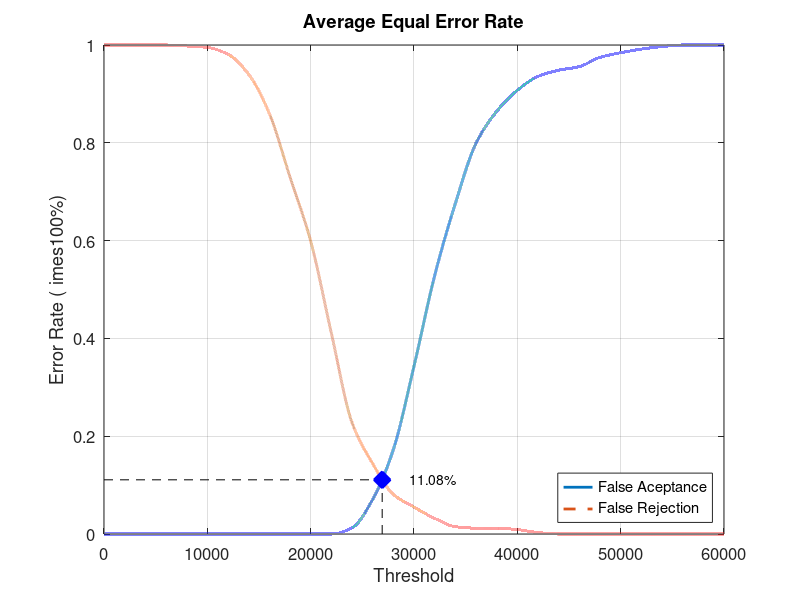
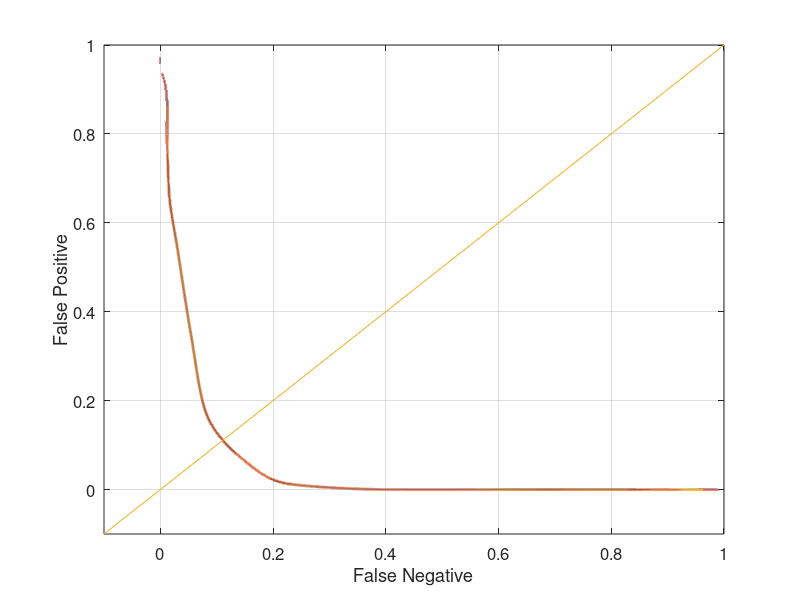

The MATLAB script that drew these images, in order:
close all;
clear;
clc;
x = 0:2000:60000;
xq = 0:0.5:60000;

y0 = [0 0 0 0 0 0 0 0 0 0 0 0 0.0126316 0.0705263 0.172632 0.343158 0.528421 0.675789 0.798947 0.86421 0.907368 0.935789 0.948421 0.955789 0.974737 0.98421 0.991579 0.996842 1 1 1]
yy0 = interp1(x, y0, xq, 'pchip');
y1 = [1 1 1 1 0.998 0.995 0.981 0.94 0.86 0.73 0.599 0.411 0.228 0.144 0.081 0.055 0.032 0.015 0.012 0.012 0.009 0.003 0 0 0 0 0 0 0 0 0]
yy1 = interp1(x, y1, xq, 'pchip');

% Calculating EER: 
y2 = abs(y0 - y1);
find(y2 == min(y2))
yy2 = abs(yy0 - yy1);
xEER = find(yy2 == min(yy2));
xEERIndex = xq(xEER) % X-axis EER
yEER = yy0(xEER) % Y-axis EER

main = figure
plot(xq, yy0,'-','LineWidth', 2);	hold on
plot(xq, yy1,'--','LineWidth', 2);	hold on
plot([xEERIndex xEERIndex], [0 yEER], 'k--');	hold on
plot([0 xEERIndex], [yEER yEER], 'k--');	hold on
plot(xEERIndex, yEER, 'bx', 'LineWidth', 10);	hold on
text(xEERIndex + 10 * xEERIndex / 100, yEER, [num2str(round((10000 * yEER)) / 100) '%'])
legend('False Aceptance', 'False Rejection', 'Location', 'SouthEast')
xlabel('Threshold')
ylabel('Error Rate (	imes100%)')
title('Average Equal Error Rate')
set(gca, 'FontSize', 12)
axis([0 60000 0 1])
grid on

print(main, 'Database1AverageMain', '-dpng');
FNRxFPR = figure('Color', [1 1 1]);
plot(yy1, yy0, '-', yy1, yy0, 'LineWidth', 2);
hold on
y = -0.1:0.1:1
plot(y, y); 
set(gca, 'FontSize', 12)
xlabel('False Negative')
ylabel('False Positive')
axis([-0.1 1 -0.1 1])
set(gca, 'FontSize', 12)
grid on

print(FNRxFPR, 'Database1AverageFNRxFPR','-dpng');
